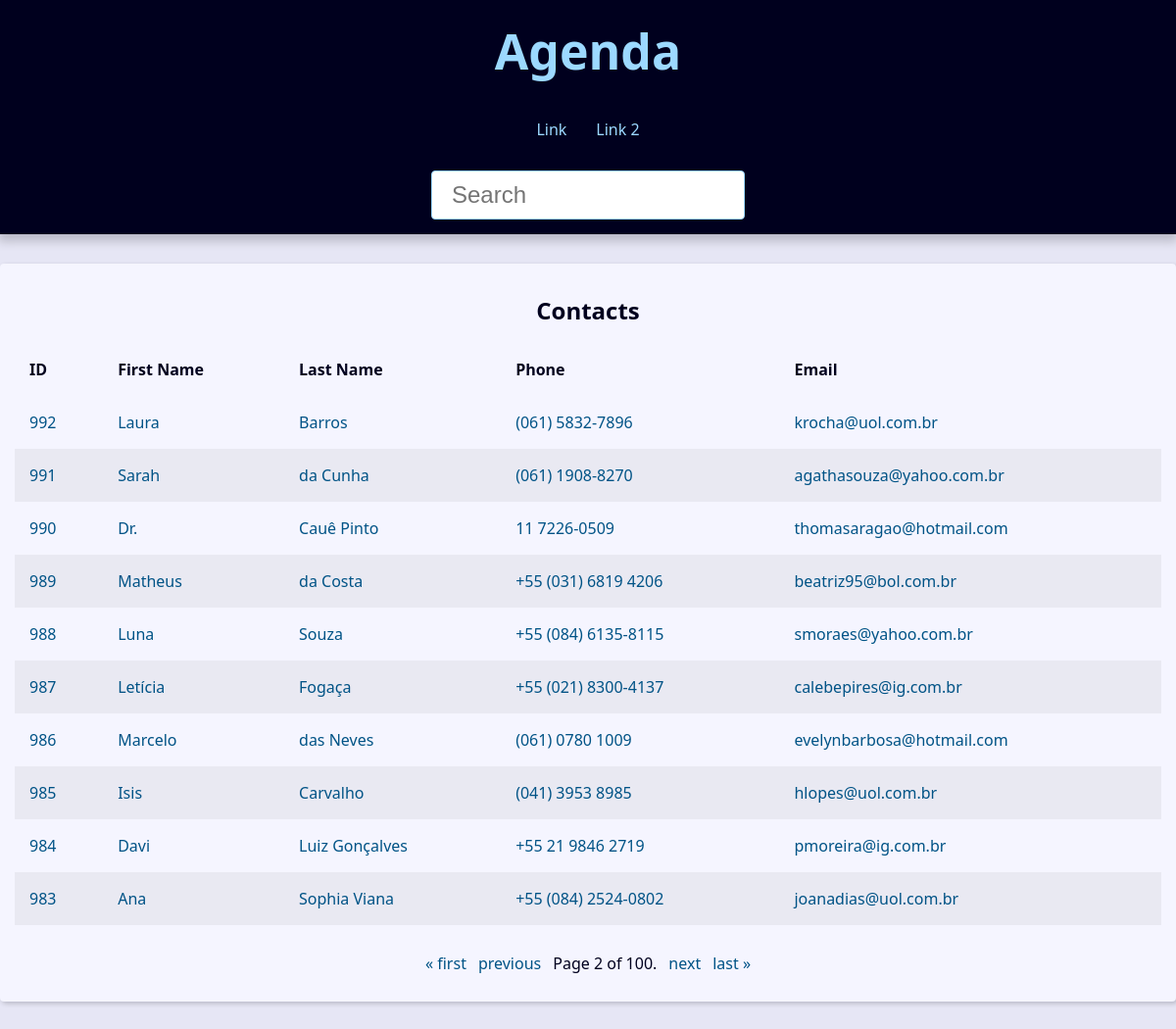
The page /?page=2&q= on the database its author committed.
### contact/models.py (models this page shows, shortened)
class Contact(models.Model):
    first_name = models.CharField(max_length= 50)
    last_name = models.CharField(max_length= 50)
    phone = models.CharField(max_length= 50)
    email = models.EmailField(max_length= 254, blank=True)
    created_date = models.DateTimeField(default=timezone.now)
    description = models.TextField()
    show = models.BooleanField(default=True)
    picture = models.ImageField(blank=True, upload_to= 'pictures/%Y/%m/')
    category = models.ForeignKey(Category, on_delete=models.SET_NULL, blank=True, null=True)
    owner = models.ForeignKey(
        User,
        on_delete=models.SET_NULL,
        blank=True, null=True
    )

### contact/views/contact_views.py (the view)
# urls.py: path('', views.index, name='index'),
def index(request):
    contacts = Contact.objects \
        .filter(show=True)\
        .order_by('-id')
    paginator = Paginator(contacts, 10)
    page_number = request.GET.get("page")
    page_obj = paginator.get_page(page_number)
    context = {
        'page_obj': page_obj,
        'site_title': 'Contatos - '
    }
    return render(
        request,
        'contact/index.html',
        context
    )

### contact/templates/contact/index.html
{% extends 'global/base.html' %}
{% block content %}
{% if page_obj %}
<div class="responsive-table">
    <table class="contacts-table">
        <caption class="table-caption">
            Contacts
        </caption>
        <thead>
            <tr class="table-row table_row-header">
                <th class="table-header">ID</th>
                <th class="table-header">First Name</th>
                <th class="table-header">Last Name</th>
                <th class="table-header">Phone</th>
                <th class="table-header">Email</th>
            </tr>
        </thead>
        <tbody>
            {% for contact in page_obj %}
                <tr class="table-row">
                    <td class="table-cel">
                        <a class="table-link" href="{% url 'contact:contact' contact.id %}">
                            {{ contact.id }}
                        </a>
                    </td>
                    <td class="table-cel">
                        <a class="table-link" href="#">
                            {{ contact.first_name }}
                        </a>
                    </td>
                    <td class="table-cel">
                        <a class="table-link" href="#">
                            {{ contact.last_name }}
                        </a>
                    </td>
                    <td class="table-cel">
                        <a class="table-link" href="#">
                            {{ contact.phone }}
                        </a>
                    </td>
                    <td class="table-cel">
                        <a class="table-link" href="#">
                            {{ contact.email }}
                        </a>
                    </td>
                </tr>
            {% endfor %}
        </tbody>
    </table>
</div>
{% else %}
<div class="single-contact">
    <h1 class="single-contact-name">
        Nenhum contato encontrado!
    </h1>
</div>
{% endif %}
{% endblock content %}

### base_static/global/css/style.css (style rules this page uses)
:root { --spacing: 1.5rem; --link-dark-color: rgb(0, 83, 134); --link-light-color: rgb(156, 217, 255); --clr-white: rgb(245, 245, 255); --clr-black: rgb(0, 0, 30); --clr-light-gray: rgb(230, 230, 245); --clr-dark-shadow-5: rgba(0, 0, 10, 5%); --clr-dark-shadow-10: rgba(0, 0, 10, 10%); --clr-dark-shadow-20: rgba(0, 0, 10, 20%); --clr-light-shadow-5: rgba(200, 200, 255, 5%); --clr-light-shadow-10: rgba(200, 200, 255, 10%); --clr-light-shadow-20: rgba(200, 200, 255, 20%); --main-page-width: 120rem; --table-min-width: 60rem; --biggest-font-size: 5rem; --bigger-font-size: 4rem; --big-font-size: 3.2rem; --medium-font-size: 2.4rem; --small-font-size: 1.6rem; --smaller-font-size: 1.4rem; --smallest-font-size: 1.2rem; --transition-fast: 300ms; --transition-medium: 600ms; --transition-slow: 1s; --default-border-radius: 4px; }
*, *::before, *::after { margin: 0; padding: 0; box-sizing: border-box; }
html { font-size: 62.5%; }
body { font-family: system-ui, -apple-system, BlinkMacSystemFont, 'Segoe UI', Roboto, Oxygen, Ubuntu, Cantarell, 'Open Sans', 'Helvetica Neue', sans-serif; line-height: 1.5; font-size: var(--small-font-size); color: var(--clr-black); -webkit-font-smoothing: antialiased; background: var(--clr-light-gray); }
.responsive-table { width: 100%; overflow-x: auto; }
.contacts-table { width: 100%; min-width: var(--table-min-width); border-collapse: collapse; }
.table-caption { font-size: var(--medium-font-size); font-weight: bold; padding: var(--spacing); }
.table-row { text-align: left; text-overflow: ellipsis; transition: background-color var(--transition-fast) ease-in-out; }
.table-row:nth-of-type(2n) { background: var(--clr-dark-shadow-5); }
.table-cel, .table-header { padding: var(--spacing); }
.table-link { color: var(--link-dark-color); transition: color var(--transition-fast) ease-in-out; text-decoration: none; }

### rows shown on the page
Contact: id "992", first_name "Laura", last_name "Barros", phone "(061) 5832-7896", email "krocha@uol.com.br"
Contact: id "991", first_name "Sarah", last_name "da Cunha", phone "(061) 1908-8270", email "agathasouza@yahoo.com.br"
Contact: id "990", first_name "Dr.", last_name "Cauê Pinto", phone "11 7226-0509", email "thomasaragao@hotmail.com"
Contact: id "989", first_name "Matheus", last_name "da Costa", phone "+55 (031) 6819 4206", email "beatriz95@bol.com.br"
Contact: id "988", first_name "Luna", last_name "Souza", phone "+55 (084) 6135-8115", email "smoraes@yahoo.com.br"
Contact: id "987", first_name "Letícia", last_name "Fogaça", phone "+55 (021) 8300-4137", email "calebepires@ig.com.br"
Contact: id "986", first_name "Marcelo", last_name "das Neves", phone "(061) 0780 1009", email "evelynbarbosa@hotmail.com"
Contact: id "985", first_name "Isis", last_name "Carvalho", phone "(041) 3953 8985", email "hlopes@uol.com.br"
Contact: id "984", first_name "Davi", last_name "Luiz Gonçalves", phone "+55 21 9846 2719", email "pmoreira@ig.com.br"
Contact: id "983", first_name "Ana", last_name "Sophia Viana", phone "+55 (084) 2524-0802", email "joanadias@uol.com.br"

### other values the page prints
{{ page_obj.number }} "2"
{{ page_obj.paginator.num_pages }} "100"
